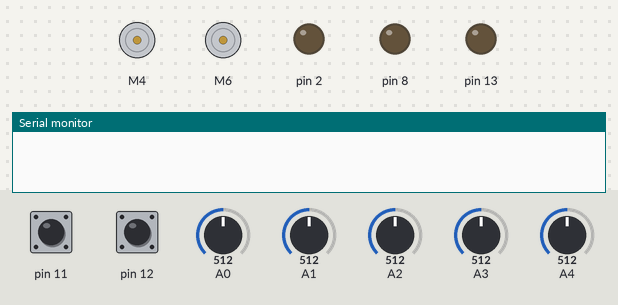
The sketch below on a simulated Arduino Uno, built with avr-gcc and run on an emulated ATmega328P. Shown: 2 × DC motor (green arrow = forward, orange = backward, longer = faster), output pins drawn as LEDs (lit = HIGH), the last lines printed to the serial monitor. The inputs (shaded band) are chosen by the test bench; at power-on: pin 12 HIGH, pin 11 HIGH, A0 = 512, A1 = 512, A3 = 512, A2 = 512, A4 = 512.

Above: at 1.2 s.
1.3 s: pin 12 pulled LOW for 0.15 s
At 3.5 s:
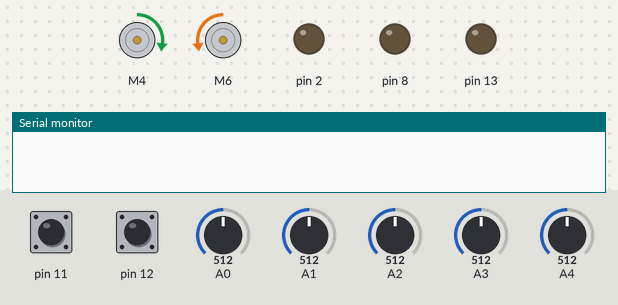
4.4 s: pin 11 pulled LOW for 1 s
At 6.3 s:
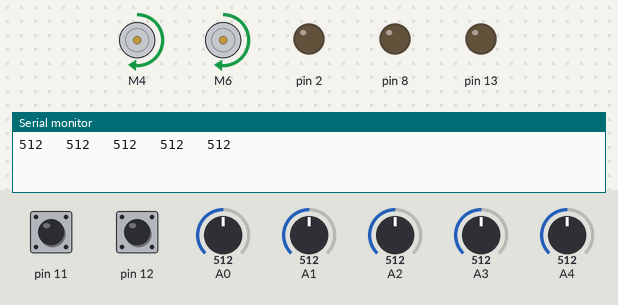
7.5 s: A0 set to 503
At 7.66 s:
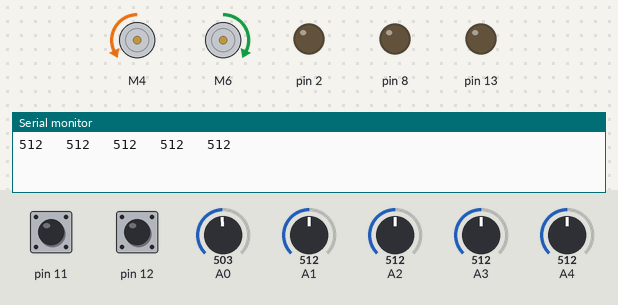
10.5 s: A1 set to 716
13.5 s: A3 set to 306
16.5 s: A3 set to 190
Timing chart, 0 to 20.5 s (numbered marks = the images above; inputs shaded):
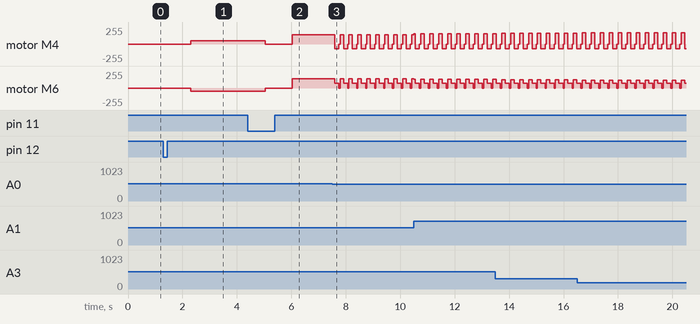

Measured:
- the behaviour switches between 512 and 511 on A0 (found by bisection; images 2 and 3)
- after the input at 1.3 s, motor M4: stopped → forward 50/255 after 1.0 s; motor M6: stopped → backward 50/255 after 1.0 s
- after the input at 7.5 s, motor M4: forward 141/255 → backward 70/255 after 0.09 s, then repeats every 0.33 s: stopped 0.05 s, forward 141/255 0.13 s, backward 70/255 0.15 s; motor M6: forward 141/255 → forward 70/255 after 0.09 s, then repeats every 0.33 s: stopped 0.05 s, forward 141/255 0.13 s, forward 70/255 0.15 s

The sketch:

Maze_Solving_Robot.ino
```cpp
const int startButton = 11;
bool l = 0;
bool r = 0;
bool s = 0;
bool u = 0;
bool x = 0;
bool y = 0;
int e = 0;
int paths = 0;
bool endFound = 0;
int blackValue = 900;
int whiteValue = 100;
//int threshold = 600;
//int threshold = (blackValue + whiteValue) * 0.5;
int FT = 250;
int P, D, I, previousError, PIDvalue, error;
int lsp = 100;
int rsp = 100;
int lfspeed = 70;
int turnspeed;
float Kp = 0.05;
float Kd = 0.06;
float Ki = 0 ;
String str;
unsigned long elapsedtime, startime;
#include <SparkFun_TB6612.h>
#define AIN1 4
#define BIN1 6
#define AIN2 3
#define BIN2 7
#define PWMA 9
#define PWMB 10
#define STBY 5

// these constants are used to allow you to make your motor configuration
// line up with function names like forward.  Value can be 1 or -1
const int offsetA = 1;
const int offsetB = 1;

// Initializing motors.  The library will allow you to initialize as many
// motors as you have memory for.  If you are using functions like forward
// that take 2 motors as arguements you can either write new functions or
// call the function more than once.

Motor motor1 = Motor(AIN1, AIN2, PWMA, offsetA, STBY);
Motor motor2 = Motor(BIN1, BIN2, PWMB, offsetB, STBY);

int minValues[8], maxValues[8], threshold[8];

void setup() {
  Serial.begin(9600);
  pinMode(11, INPUT_PULLUP);
  pinMode(12, INPUT_PULLUP);
  pinMode(2, OUTPUT);
  pinMode(8, OUTPUT);
  pinMode(13, OUTPUT);

  lfspeed = 72500 / analogRead(7); //arbitrary conversion to convert analogRead to speed. Need to check if this works for all voltage levels
  turnspeed = lfspeed / 2;

}

void loop() {

  while (digitalRead(12)) {}
  delay(1000);
  calib();
  sound();

  while (digitalRead(11)) {}
  delay(1000);

  while (endFound == 0)
  {
    linefollow();
    checknode();
    reposition ();
  }

  for (int m = 0; m < 4; m++)
  {
    str.replace("LUL", "S");
    str.replace("SUL", "R");
    str.replace("LUS", "R");
    str.replace("RUL", "U");
  }
  int endpos = str.indexOf('E');

  while (digitalRead(11)) {}
  delay(1000);

  for (int i = 0; i <= endpos; i++)
  {
    char node = str.charAt(i);
    paths = 0;
    while (paths < 2)
    {
      linefollow();
      checknode();
      if (paths == 1)
      {
        reposition();
      }
    }
    switch (node)
    {
      blue();
      case 'L':
        botstop();
        delay(50);
        botleft();
        break;

      case 'S':
        break;

      case 'R':
        botstop();
        delay(50);
        botright();
        break;

      case 'E':
        red();
        botstop();
        delay(5000);
        break;
    }//_________end of switch
  }//_________end of for loop

}

void showSensorData()
{
  Serial.print("Sensor 0-  ");
  Serial.print(analogRead(0));
  Serial.print("  Sensor 1-  ");
  Serial.print(analogRead(1));
  Serial.print("  Sensor 2-  ");
  Serial.print(analogRead(2));
  Serial.print("  Sensor 3-  ");
  Serial.print(analogRead(3));
  Serial.print("  Sensor 4-  ");
  Serial.println(analogRead(4));
}

void calib()
{
  for ( int i = 0; i < 5; i++)
  {
    minValues[i] = analogRead(i);
    maxValues[i] = analogRead(i);
  }

  for (int i = 0; i < 2500; i++)
  {
    motor1.drive(50);
    motor2.drive(-50);

    for ( int i = 0; i < 5; i++)
    {
      if (analogRead(i) < minValues[i])
      {
        minValues[i] = analogRead(i);
      }
      if (analogRead(i) > maxValues[i])
      {
        maxValues[i] = analogRead(i);
      }
    }
  }
  for ( int i = 0; i < 5; i++)
  {
    threshold[i] = (minValues[i] + maxValues[i]) / 2;
    Serial.print(threshold[i]);
    Serial.print("   ");
  }
  Serial.println();

  motor1.drive(0);
  motor2.drive(0);
}
void sound()
{
digitalWrite(13,LOW);
}

void checknode ()
{
  lightsoff();
  l = 0;
  r = 0;
  x = 0;
  y = 0;
  s = 0;
  u = 0;
  e = 0;
  paths = 0;

  // checks whethere bot is on node and the number of exits possible

  if ((analogRead(0) > threshold[0] && (analogRead(4) > threshold[4]) && (analogRead(2) > threshold[2]))) {
    u = 1;
    botstraight();
    delay(100);
  }


  if (u == 0)
  {
    for (int i = 0; i < FT; i++)
    {
      PID();
      if (analogRead(0) < threshold[0]) l = 1;
      if (analogRead(4) < threshold[4]) r = 1;
    }

    if (analogRead (2) < threshold[2]) s = 1;
    if ((analogRead(0) < threshold[3]) && (analogRead(4) < threshold[4]) && (analogRead(2) < threshold[2])) e = 2;


  }

  paths = l + s + r;

}

void magenta ()

{ /*
    analogWrite (3, 200); //BLUE
    analogWrite(5, 0); //Green      // MAGENTA
    analogWrite(6, 150); //red
  */
}

void yellow ()
{
  /*
    analogWrite (3, 0); //BLUE
    analogWrite(5, 200); //Green      // Yellow
    analogWrite(6, 150); //red
  */
}
void cyan()
{
  /*
    analogWrite (3, 200); //BLUE
    analogWrite(5, 200); //Green      // Cyan
    analogWrite(6, 0); //red
  */
}
void green ()

{
  /*
    digitalWrite (3, LOW);
    digitalWrite(5, HIGH);          // GREEN
    digitalWrite(6, LOW);
  */
}

void red ()
{
    digitalWrite(13,HIGH);
  /*
    digitalWrite (3, LOW);
    digitalWrite(5, LOW);
    digitalWrite(6, HIGH);           //RED
  */
}
void blue ()
{
  digitalWrite(2,HIGH);

  /*
    digitalWrite (3, HIGH);
    digitalWrite(5, LOW);
    digitalWrite(6, LOW);           //BLUE
  */
}
void lightsoff()
{
  digitalWrite(2,LOW);
  digitalWrite(8,LOW);
  digitalWrite(13,LOW);
  /*
    digitalWrite (3, LOW);
    digitalWrite(5, LOW);
    digitalWrite(6, LOW);
  */
}


void linefollow()
{ //green () ;
  paths = 0;
  while ((analogRead(0) > threshold[0] ) && (analogRead(4) > threshold[4] )&& (analogRead(2) < threshold[2]))
  {
    PID();
  }
  lightsoff();
}
void PID()
{
  int error = analogRead(1) - analogRead(3);

  P = error;
  I = I + error;
  D = error - previousError;

  PIDvalue = (Kp * P) + (Ki * I) + (Kd * D);
  previousError = error;

  lsp = lfspeed - PIDvalue;
  rsp = lfspeed + PIDvalue;

  if (lsp > 200) {
    lsp = 200;
  }
  if (lsp < 0) {
    lsp = 0;
  }
  if (rsp > 200) {
    rsp = 200;
  }
  if (rsp < 0) {
    rsp = 0;
  }

  motor1.drive(rsp);
  motor2.drive(lsp);
}


void reposition()
{
  lightsoff();
  if (e == 2)
  {
    str += 'E';
    endFound = 1;
    botstop();
    red();
    delay(2000);
    lightsoff();
  }

  else if (l == 1)
  {
    if (paths > 1) str += 'L';
    botleft(); //take left
  }

  else if (s == 1)
  {
    if (paths > 1) str += 'S';
  }

  else if (r == 1)
  {
    if (paths > 1) str += 'R';
    botright(); //take right
  }

  else if (u == 1)
  {
    str += 'U';
    botuturn(); //take left
  }
  lightsoff();

}

void botX ()
{
  motor1.drive(-1 * turnspeed);
  motor2.drive(turnspeed);
  delay(500);
  while (analogRead(2) > threshold[2])
  {
    motor1.drive(-1 * turnspeed);
    motor2.drive(turnspeed);
  }
  motor1.drive(0);
  motor2.drive(0);
  delay(50);
}
void botleft ()
{
  motor1.drive(-1 * turnspeed);
  motor2.drive(turnspeed);
  delay(150);
  while (analogRead(2) > threshold[2])
  {
    motor1.drive(-1 * turnspeed);
    motor2.drive(turnspeed);
  }
  motor1.drive(0);
  motor2.drive(0);
  delay(50);
}

void botright ()
{
  motor1.drive(turnspeed);
  motor2.drive(-1 * turnspeed);
  delay(150);
  while (analogRead(2) > threshold[2])
  {
    motor1.drive(turnspeed);
    motor2.drive(-1 * turnspeed);
  }
  motor1.drive(0);
  motor2.drive(0);
  delay(50);
}

void botstraight ()
{
  motor1.drive(lfspeed);
  motor2.drive(lfspeed);
}

void botinchforward ()
{
  motor1.drive(turnspeed);
  motor2.drive(turnspeed);
  delay(10);
}
void botstop ()
{
  motor1.drive(0);
  motor2.drive(0);
}
void botuturn ()
{
  motor1.drive(-1 * lfspeed);
  motor2.drive(lfspeed);
  delay(200);
  while (analogRead(2) > threshold[2])
  {
    motor1.drive(-1 * turnspeed);
    motor2.drive(turnspeed);
  }
  motor1.drive(0);
  motor2.drive(0);
  delay(50);
}
void forwardstep()
{
  int battV = analogRead(7)- 770;
}
```
